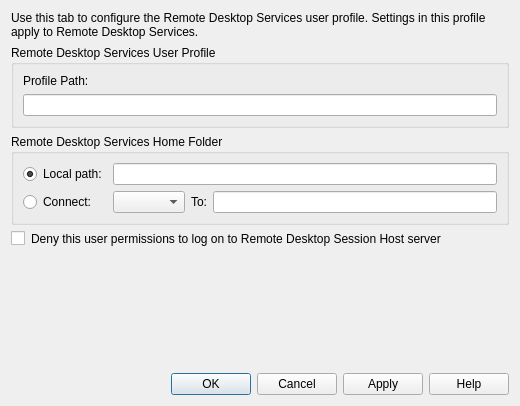
<?xml version="1.0" encoding="UTF-8"?>
<ui version="4.0">
 <class>RemoteDesktopServicesProfileWidget</class>
 <widget class="QWidget" name="RemoteDesktopServicesProfileWidget">
  <property name="geometry">
   <rect>
    <x>0</x>
    <y>0</y>
    <width>520</width>
    <height>406</height>
   </rect>
  </property>
  <property name="windowTitle">
   <string>Form</string>
  </property>
  <layout class="QGridLayout" name="gridLayout">
   <item row="0" column="0">
    <widget class="QLabel" name="descriptionLabel">
     <property name="text">
      <string>Use this tab to configure the Remote Desktop Services user profile. Settings in this profile apply to Remote Desktop Services.</string>
     </property>
     <property name="wordWrap">
      <bool>true</bool>
     </property>
    </widget>
   </item>
   <item row="1" column="0">
    <widget class="QGroupBox" name="userProfileGroupBox">
     <property name="title">
      <string>Remote Desktop Services User Profile</string>
     </property>
     <layout class="QGridLayout" name="gridLayout_2">
      <item row="0" column="0">
       <widget class="QLabel" name="userProfilePathLabel">
        <property name="text">
         <string>Profile Path:</string>
        </property>
       </widget>
      </item>
      <item row="1" column="0">
       <widget class="QLineEdit" name="userProfilePathLineEdit"/>
      </item>
     </layout>
    </widget>
   </item>
   <item row="2" column="0">
    <widget class="QGroupBox" name="homeFolderComboBox">
     <property name="title">
      <string>Remote Desktop Services Home Folder</string>
     </property>
     <layout class="QGridLayout" name="gridLayout_3">
      <item row="0" column="0">
       <widget class="QRadioButton" name="localPathRadioButton">
        <property name="text">
         <string>Local path:</string>
        </property>
        <property name="checked">
         <bool>true</bool>
        </property>
       </widget>
      </item>
      <item row="0" column="1" colspan="3">
       <widget class="QLineEdit" name="localPathLineEdit"/>
      </item>
      <item row="1" column="0">
       <widget class="QRadioButton" name="connectRadioButton">
        <property name="text">
         <string>Connect:</string>
        </property>
       </widget>
      </item>
      <item row="1" column="1">
       <widget class="QComboBox" name="connectComboBox"/>
      </item>
      <item row="1" column="2">
       <widget class="QLabel" name="connectToLabel">
        <property name="text">
         <string>To:</string>
        </property>
       </widget>
      </item>
      <item row="1" column="3">
       <widget class="QLineEdit" name="connectToLineEdit"/>
      </item>
     </layout>
    </widget>
   </item>
   <item row="3" column="0">
    <layout class="QFormLayout" name="formLayout">
     <item row="0" column="1">
      <widget class="QLabel" name="denyPermissionsLabel">
       <property name="text">
        <string>Deny this user permissions to log on to Remote Desktop Session Host server</string>
       </property>
       <property name="wordWrap">
        <bool>true</bool>
       </property>
      </widget>
     </item>
     <item row="0" column="0">
      <widget class="QCheckBox" name="denyPermissionsCheckBox">
       <property name="text">
        <string/>
       </property>
      </widget>
     </item>
    </layout>
   </item>
   <item row="4" column="0">
    <spacer name="verticalSpacer">
     <property name="orientation">
      <enum>Qt::Vertical</enum>
     </property>
     <property name="sizeHint" stdset="0">
      <size>
       <width>20</width>
       <height>40</height>
      </size>
     </property>
    </spacer>
   </item>
   <item row="5" column="0">
    <widget class="QDialogButtonBox" name="dialogButtonBox">
     <property name="standardButtons">
      <set>QDialogButtonBox::Apply|QDialogButtonBox::Cancel|QDialogButtonBox::Help|QDialogButtonBox::Ok</set>
     </property>
    </widget>
   </item>
  </layout>
 </widget>
 <resources/>
 <connections/>
</ui>
